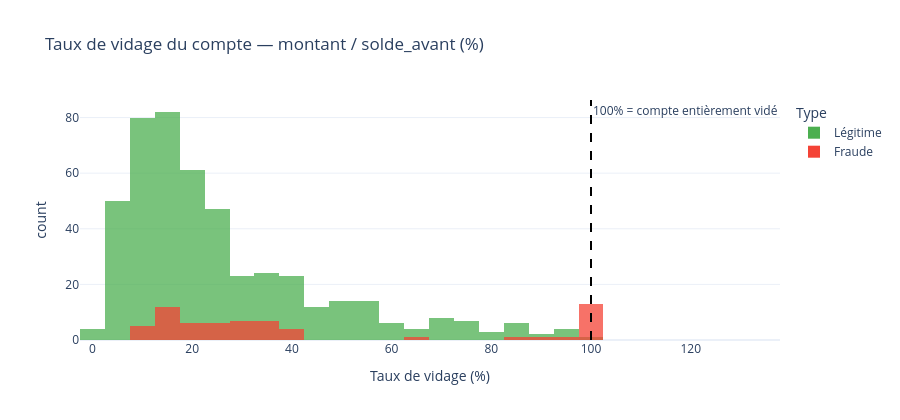

Notebook code for this chart:
### Code cell
# Taux de vidage : montant / solde_avant
tx_v = tx[tx['solde_avant'] > 0].copy()
tx_v['taux_vidage_pct'] = (tx_v['montant_fcfa'] / tx_v['solde_avant'] * 100).round(2)

fig = px.histogram(tx_v, x='taux_vidage_pct', color='type', nbins=40,
                   barmode='overlay', opacity=0.75,
                   color_discrete_map={'Légitime': LEGIT, 'Fraude': FRAUD},
                   title='Taux de vidage du compte — montant / solde_avant (%)',
                   labels={'taux_vidage_pct': 'Taux de vidage (%)', 'type': 'Type'})
fig.add_vline(x=100, line_dash='dash', line_color='black',
              annotation_text='100% = compte entièrement vidé')
fig.update_layout(height=420)
fig.show()

print(f"Taux de vidage moyen :")
print(tx_v.groupby('type')['taux_vidage_pct'].mean().apply(lambda x: f'{x:.1f}%'))

### Figure 1 — Plotly figure (JSON) as saved in the notebook; plotly's stock layout.template omitted (floating-point values rounded to 4 significant figures; data arrays with more than 128 entries replaced by an {"elided": "..."} marker saying what was removed)
{"data": [{"bingroup": "x", "hovertemplate": "Type=Légitime<br>Taux de vidage (%)=%{x}<br>count=%{y}<extra></extra>", "legendgroup": "Légitime", "marker": {"color": "#4CAF50", "opacity": 0.75, "pattern": {"shape": ""}}, "name": "Légitime", "nbinsx": 40, "orientation": "v", "showlegend": true, "type": "histogram", "x": {"elided": "475 float values"}, "xaxis": "x", "yaxis": "y"}, {"bingroup": "x", "hovertemplate": "Type=Fraude<br>Taux de vidage (%)=%{x}<br>count=%{y}<extra></extra>", "legendgroup": "Fraude", "marker": {"color": "#F44336", "opacity": 0.75, "pattern": {"shape": ""}}, "name": "Fraude", "nbinsx": 40, "orientation": "v", "showlegend": true, "type": "histogram", "x": [19.11, 13.34, 17.31, 33.58, 12.71, 39.13, 33.59, 11.27, 22.88, 10.57, 15.32, 100.0, 100.0, 85.27, 100.0, 63.13, 100.0, 25.68, 22.25, 16.37, 32.85, 29.92, 39.59, 28.84, 37.33, 28.0, 24.97, 16.46, 10.67, 17.88, 12.56, 87.92, 100.0, 100.0, 100.0, 100.0, 100.0, 27.1, 37.58, 15.88, 100.0, 39.46, 23.61, 20.37, 33.67, 13.45, 20.86, 30.31, 100.0, 37.25, 15.4, 30.1, 23.46, 15.71, 13.7, 35.51, 18.78, 31.55, 31.72, 12.43, 11.68, 100.0, 100.0, 93.68], "xaxis": "x", "yaxis": "y"}], "layout": {"annotations": [{"showarrow": false, "text": "100% = compte entièrement vidé", "x": 100, "xanchor": "left", "xref": "x", "y": 1, "yanchor": "top", "yref": "y domain"}], "barmode": "overlay", "height": 420, "legend": {"title": {"text": "Type"}, "tracegroupgap": 0}, "shapes": [{"line": {"color": "black", "dash": "dash"}, "type": "line", "x0": 100, "x1": 100, "xref": "x", "y0": 0, "y1": 1, "yref": "y domain"}], "title": {"text": "Taux de vidage du compte — montant / solde_avant (%)"}, "xaxis": {"anchor": "y", "domain": [0, 1], "title": {"text": "Taux de vidage (%)"}}, "yaxis": {"anchor": "x", "domain": [0, 1], "title": {"text": "count"}}}}
